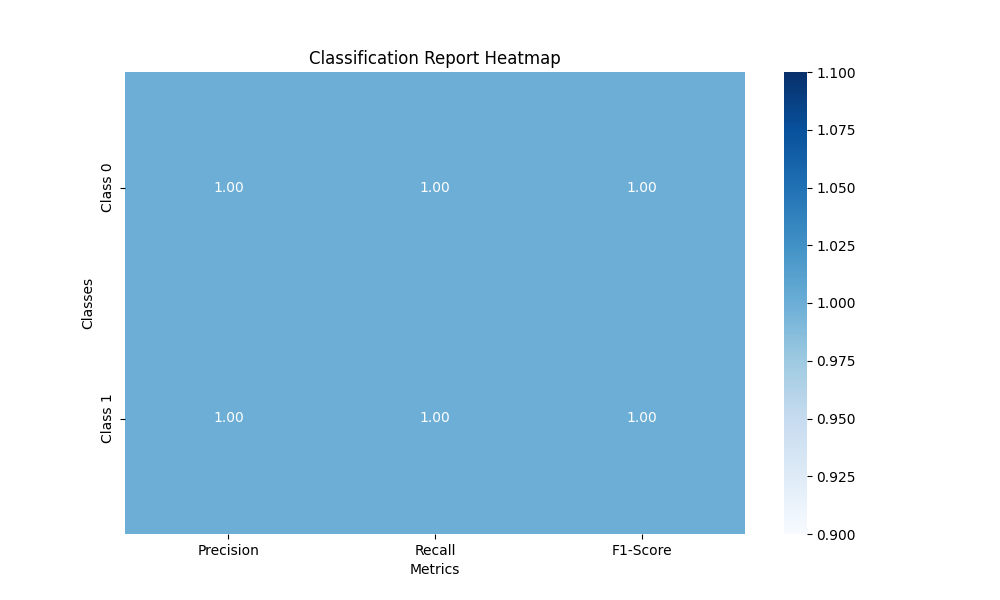

Recreate this plot in Python.
import pandas as pd
import seaborn as sns
import matplotlib.pyplot as plt

# Create a classification report visualization
from sklearn.metrics import classification_report

# Sample data for classification report
report_data = {'Precision': [1.00, 1.00], 'Recall': [1.00, 1.00], 'F1-Score': [1.00, 1.00]}
index = ['Class 0', 'Class 1']
report_df = pd.DataFrame(report_data, index=index)

# Plotting the classification report
plt.figure(figsize=(10, 6))
sns.heatmap(report_df, annot=True, cmap='Blues', fmt='.2f')
plt.title('Classification Report Heatmap')
plt.xlabel('Metrics')
plt.ylabel('Classes')

# Save the figure
plt.savefig('classification_report_heatmap.png')
plt.close()
